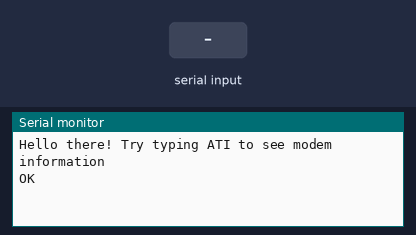
Bench run of a sketch on a simulated Arduino Uno, built with avr-gcc and run on an emulated ATmega328P. Shown: the last lines printed to the serial monitor. Inputs (shaded band) come from the test bench. The modem accepts every AT command (registered, SIM ready, sends succeed) and sends nothing else.

Above: at 1.2 s.
1.3 s: "1" received over the second serial link
At 2.5 s:
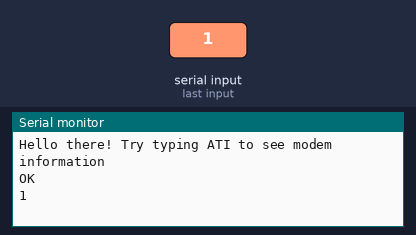
2.8 s: "0" received over the second serial link
At 3.6 s:
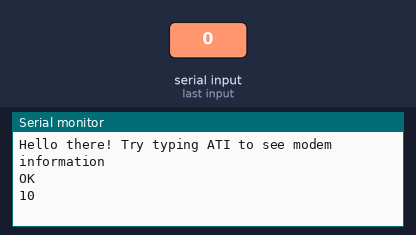

Measured:
- after the input at 1.3 s, the serial monitor: prints a new line at once (image 1)
- after the input at 2.8 s, the serial monitor: prints a new line at once (image 2)

The sketch:

SerialCheck.ino
```cpp
#include <SoftwareSerial.h>

SoftwareSerial mySerial(10, 11); // RX, TX

void setup() {
  // Open serial communications and wait for port to open:
  Serial.begin(9600);
  while (!Serial) {
    ; // wait for serial port to connect. Needed for native USB port only
  }
  // set the data rate for the SoftwareSerial port
  mySerial.begin(9600);
  while (!mySerial) {
    ;
  }
  Serial.println("Hello there! Try typing ATI to see modem information");
  mySerial.print("ATI\r\n");
}

void loop() { // run over and over
  if (mySerial.available()) {
    Serial.write(mySerial.read());
  }
  if (Serial.available()) {
    mySerial.write(Serial.read());
  }
}
```
